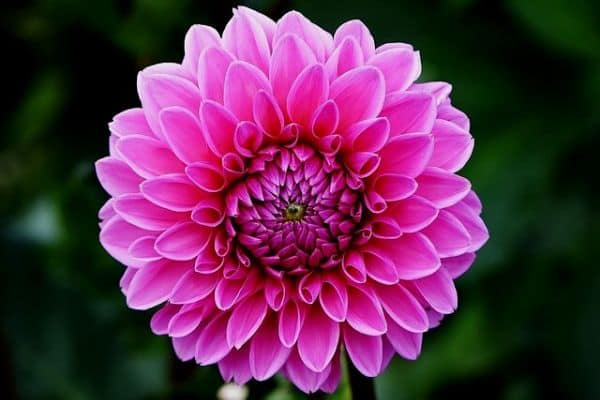
#> input picture Phase_1/image.jpg, 600 x 400 px
$ jupyter execute Module_1.1.ipynb
#> lines starting #> are read from the running program, lines starting #| are printed output that depends on the picture; after the words box and inside, x2 and y2 are one past the last pixel; in counts of white or black regions, pixels touching at a corner belong together
# 📘 Module 1.1 – OpenCV Setup + First Programs

### ✅ STEP 1: Install OpenCV (One-time)

- pip install opencv-python

### ✅ STEP 2: Verify Installation (Example 1)

[cell 1]
import cv2
print(cv2.__version__)

### ✅ STEP 3: Read & Display Image (Example 2 – MUST RUN)

[cell 2]
import cv2

img = cv2.imread("image.jpg")   # put any image in same folder
#> img is the input picture: shape (400, 600, 3); mean B, G, R 76.3, 43.9, 93.7
cv2.imshow("My First Image", img)
cv2.waitKey(0)
cv2.destroyAllWindows()

### ✅ STEP 5: Save Image (Example 3)

[cell 3]
cv2.imwrite("saved_image.png", img)
#> Out = True

### ✅ STEP 6: Image Properties (Example 4 – VERY IMPORTANT)

[cell 4]
print(img.shape)    # (height, width, channels)
#| (400, 600, 3)
print(img.dtype)    # usually uint8
#| uint8

### ✅ STEP 7: Access Pixel Values (Example 5)

[cell 5]
pixel = img[100, 200]
#> pixel = [205, 87, 229]
print(pixel)            # [B G R]
#| [205  87 229]

### ✅ STEP 8: Modify Pixel (Example 6)

[cell 6]
img[100, 200] = [255, 255, 255]  # pure WHITE
#> img: shape (400, 600, 3); under 0.01% of pixels changed, all inside (x1, y1, x2, y2) = (200, 100, 201, 101)
cv2.imshow("Pixel Modified", img)
cv2.waitKey(0)
cv2.destroyAllWindows()

### ✅ STEP 10: Region of Interest (ROI) – Crop (Example 8)

[cell 7]
roi = img[100:400, 200:500]    #img[row_start : row_end, column_start : column_end]
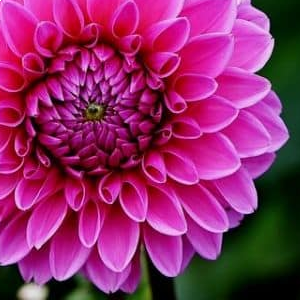
#> roi: shape (300, 300, 3); mean B, G, R 104, 41.3, 144
cv2.imshow("ROI", roi)
cv2.imshow("Pixel Modified", img)
cv2.waitKey(0)
cv2.destroyAllWindows()
